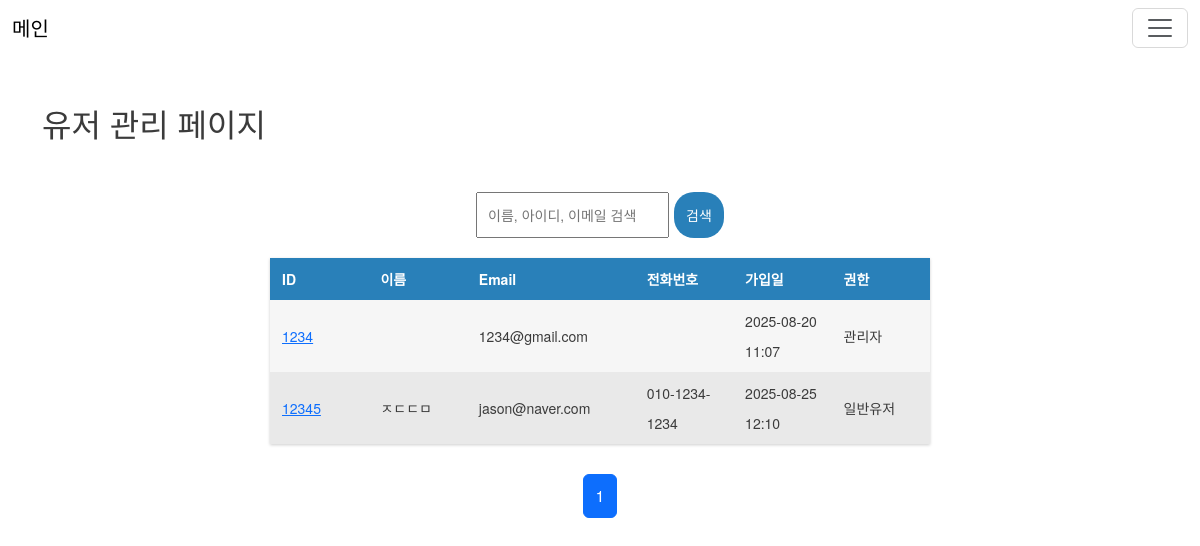
Page /accounts/admin_page/ (signed in) on the earlier database version.
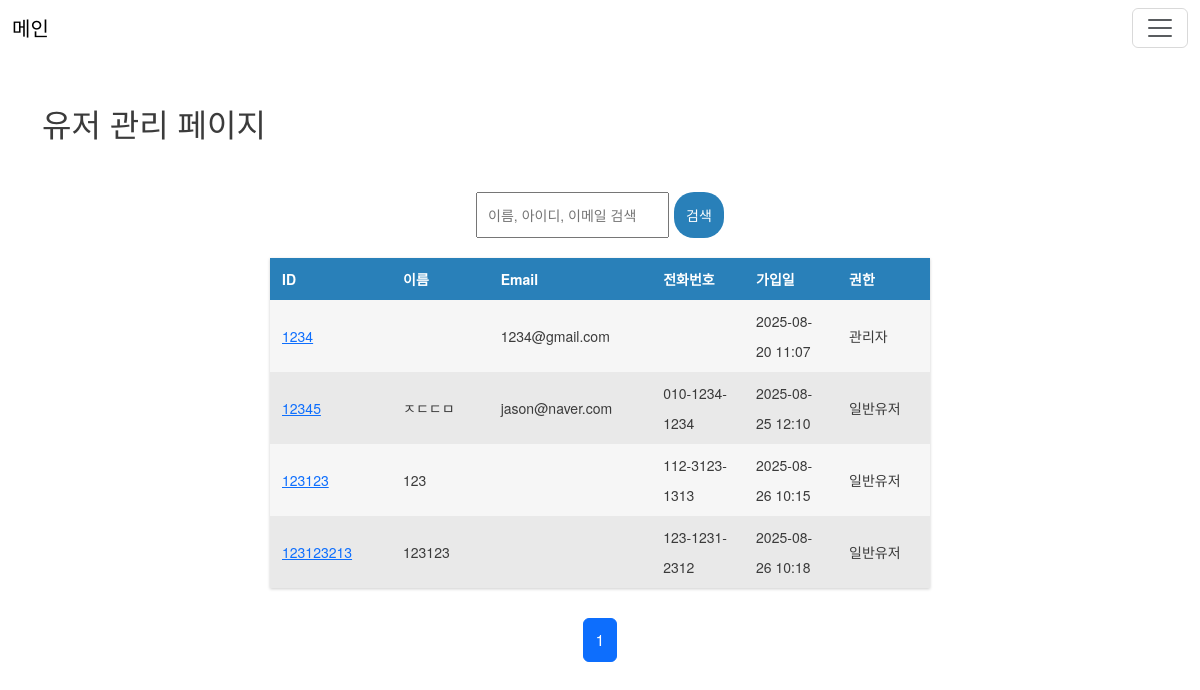
Same page on the later database version.
### accounts/models.py (models this page shows, shortened)
class CustomUser(AbstractUser):
    email = models.EmailField(blank=True, null=True)
    phone = models.CharField(max_length=11)
    name = models.CharField(max_length=50)

### accounts/views.py (the view)
# urls.py: path("admin_page/", views.admin_page, name="admin_page"),
@staff_member_required(login_url="/accounts/login/")
def admin_page(request):
    query = request.GET.get("q", "")
    users = User.objects.all()
    if query:
        users = users.filter(
            Q(username__icontains=query) |
            Q(name__icontains=query) |
            Q(email__icontains=query)
       )
    paginator = Paginator(users, 10)  # 페이지당 10명
    page_number = request.GET.get("page")
    page_obj = paginator.get_page(page_number)
    current_page = page_obj.number
    total_pages = paginator.num_pages
    start_page = max(current_page - 2, 1)
    end_page = min(current_page + 2, total_pages)
    page_range = range(start_page, end_page + 1)
    return render(request, "accounts/admin_page.html", {
        "users": page_obj,     # 목록
        "page_obj": page_obj,  # 페이지네이션 UI용
        "page_range": page_range,
        "query": query,
    })

### second/templates/accounts/admin_page.html (shortened to what this page needs)
{% extends 'base.html' %}
{% load static %}
{% block extra_css %}
<link rel="stylesheet" href="{% static 'css/admin_page.css' %}">
{% endblock %}
{% block content %}
<div class="container mt-5">
    <h2>유저 관리 페이지</h2>
</div>
<div class="search-wrapper">
    <form method="get" class="search-form">
        <input type="text" name="q" value="{{ query }}" placeholder="이름, 아이디, 이메일 검색">
        <button class="btn11" type="submit">검색</button>
    </form>
</div>
<div id="table" >
    <div class="row header blue">
        <div class="cell">
            ID
        </div>
        <div class="cell">
            이름
        </div>
        <div class="cell">
            Email
        </div>
        <div class="cell">
            전화번호
        </div>
        <div class="cell">
            가입일
        </div>
        <div class="cell">
            권한
        </div>
    </div>
    {% for user in users %}
    <div class="row">
        <div class="cell">
            <a href="{% url 'profile_admin' user.id %}">{{ user.username }}</a>
        </div>
        <div class="cell">
            {{ user.name }}
        </div>
        <div class="cell">
            {{ user.email }}
        </div>
        <div class="cell">
            {{ user.phone }}
        </div>
        <div class="cell">
            {{ user.date_joined|date:"Y-m-d H:i" }}
        </div>
        <div class="cell">
            {% if user.is_staff %}
            관리자
            {% else %}
            일반유저
            {% endif %}
        </div>
    </div>
    {% empty %}
    <div class="row">
        <div class="cell" colspan="5">
            등록된 사용자가 없습니다
        </div>
    </div>
    {% endfor %}
</div>
<br>
<nav aria-label="Page navigation">
    <ul class="pagination justify-content-center">
        {% for num in page_range %}
        {% if page_obj.number == num %}
        <li class="page-item active"><span class="page-link">{{ num }}</span></li>
        {% else %}
        <li class="page-item"><a class="page-link" href="?page={{ num }}&q={{ query }}">{{ num }}</a></li>
        {% endif %}
        {% endfor %}
    </ul>
</nav>
{% endblock %}

### second/templates/base.html (shortened to what this page needs)
<!DOCTYPE html>
<html lang="ko">
<head>
    {% load static %}
    <link rel="stylesheet" href="https://cdn.jsdelivr.net/npm/bootstrap@5.3.7/dist/css/bootstrap.min.css">
     {% block extra_css %}{% endblock %}
</head>
<body>
    <nav class="navbar navbar-light bg-light bg-transparent">
        <div class="container-fluid">
            <a class="navbar-brand" href="/">메인</a>
            <button class="navbar-toggler" type="button" data-bs-toggle="offcanvas" data-bs-target="#offcanvasMenu">
                <span class="navbar-toggler-icon"></span>
            </button>
        </div>
    </nav>
        {% block content %}
        {% endblock %}
</body>
</html>

### second/static/css/admin_page.css (style rules this page uses)
body { font-family: 'Helvetica Neue', Helvetica, Arial; font-size: 14px; line-height: 30px; font-weight: 400; color: #3b3b3b; -webkit-font-smoothing: antialiased; font-smoothing: antialiased; }
#table { margin: 20px auto 0; width: 55%; box-shadow: 0 1px 3px rgba(0,0,0,0.2); display: table; background-color: black; }
.row { display: table-row; background: #f6f6f6; }
.row:nth-of-type(odd) { background: #e9e9e9; }
.row.header { font-weight: 900; color: #ffffff; background: #ea6153; }
.row.blue { background: #2980b9; }
.cell { padding: 6px 12px; display: table-cell; width: 10%; text-align: left; vertical-align: middle; }
.search-wrapper { width: 100%; display: flex; justify-content: center; margin: 50px 0 20px; }
.search-form { display: flex; }
.search-form input { padding: 6px 10px; margin-right: 5px; }
.search-form button { padding: 6px 12px; }
.btn11 { border-radius: 20px; background-color: #2980b9; color: #ffffff; border: none; }

Differences in the rows shown:
added CustomUser: username "123123", name "123", phone "112-3123-1313", date_joined "2025-08-26 10:15", is_staff "일반유저"
added CustomUser: username "123123213", name "123123", phone "123-1231-2312", date_joined "2025-08-26 10:18", is_staff "일반유저"
